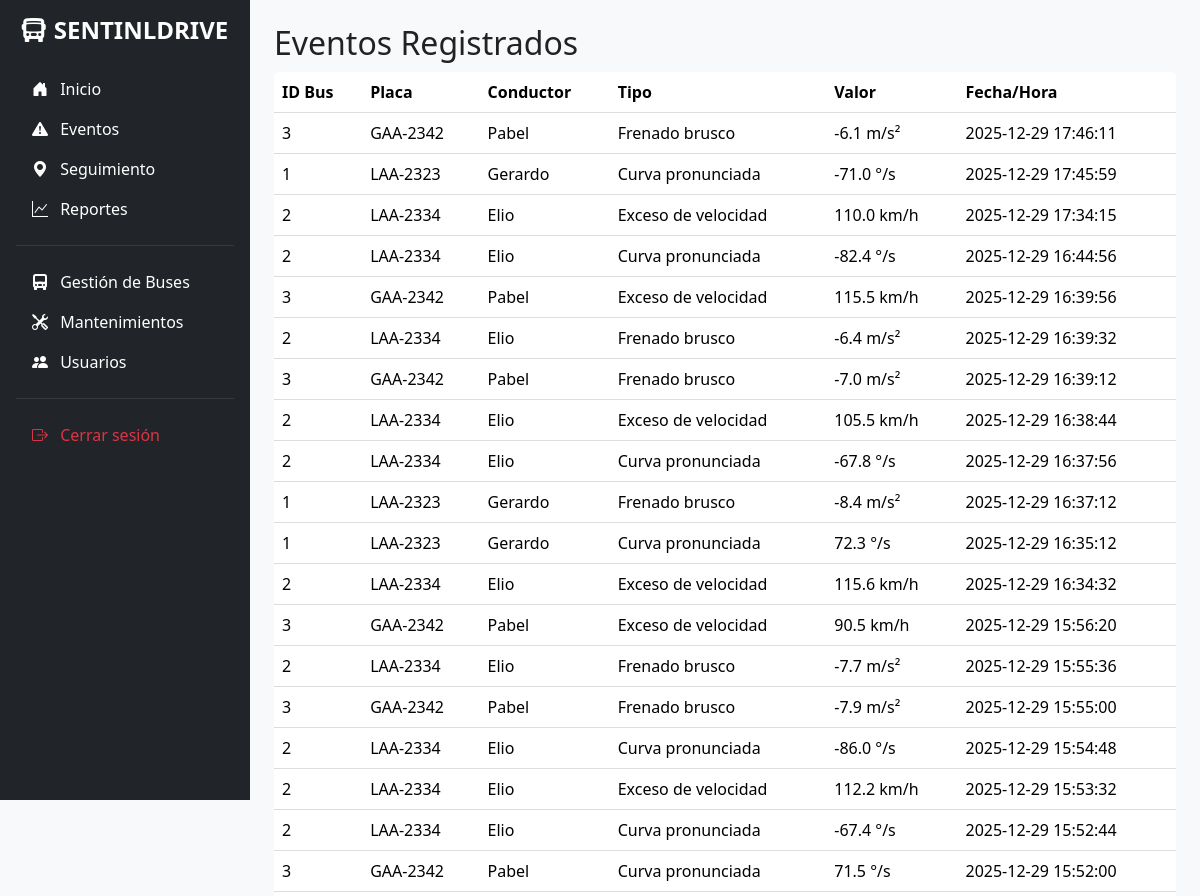
The app's page /events (signed in, upper part), older data.
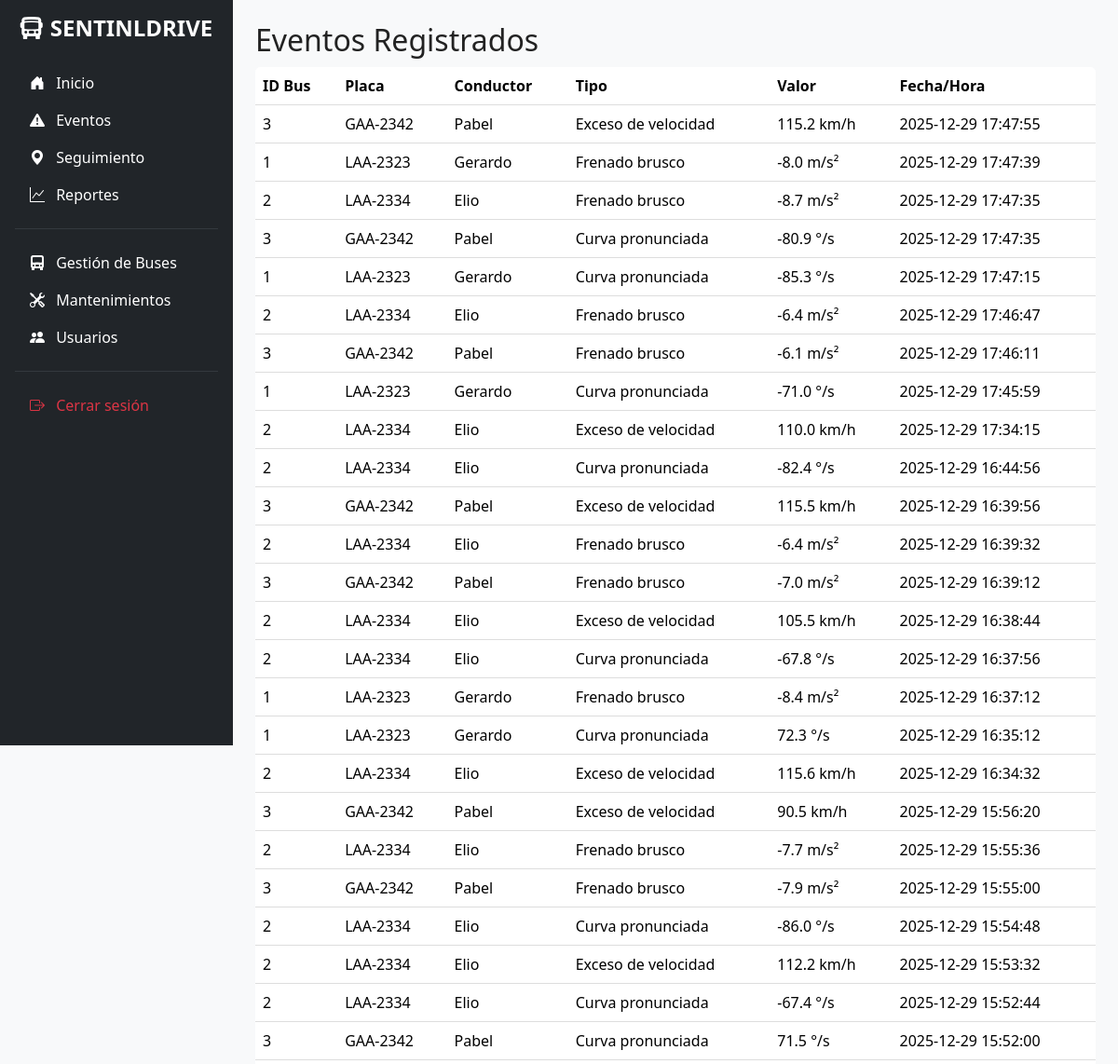
The same page, newer data.
### app/models/event.py (models this page shows)
class Event(db.Model):
    __tablename__ = 'event'
    id = db.Column(db.Integer, primary_key=True)
    bus_id = db.Column(db.Integer, db.ForeignKey('bus.id'), nullable=False)
    type = db.Column(db.String(50), nullable=False)
    value = db.Column(db.Float)
    timestamp = db.Column(db.DateTime, default=datetime.utcnow, nullable=False)

### app/models/bus.py (models this page shows)
class Bus(db.Model):
    __tablename__ = 'bus'
    id = db.Column(db.Integer, primary_key=True)
    plate = db.Column(db.String(20), nullable=False, unique=True)
    driver = db.Column(db.String(50))
    status = db.Column(db.String(20), default="Activo")
    events = db.relationship('Event', backref='bus', lazy=True)
    locations = db.relationship('Location', backref='bus', lazy=True)
    maintenances = db.relationship('Maintenance', backref='bus', lazy=True)

### app/routes/events.py (the view)
@events_bp.route("/events")
@login_required
def events():
    all_events = Event.query.order_by(Event.timestamp.desc()).limit(200).all()
    return render_template("events.html", events=all_events)

### app/templates/events.html (shortened to what this page needs)
{% extends "base.html" %}
{% block content %}
<h2>Eventos Registrados</h2>
<table class="table table-hover">
    <thead>
        <tr>
            <th>ID Bus</th>
            <th>Placa</th>
            <th>Conductor</th>
            <th>Tipo</th>
            <th>Valor</th>
            <th>Fecha/Hora</th>
        </tr>
    </thead>
    <tbody>
        {% for e in events %}
        <tr>
            <td>{{ e.bus.id }}</td>
            <td>{{ e.bus.plate }}</td>
            <td>{{ e.bus.driver }}</td>
            <td>{{ e.type }}</td>
            <td>
                {% if e.type == 'Frenado brusco' %}
                    {{ e.value }} m/s²
                {% elif e.type == 'Curva pronunciada' %}
                    {{ e.value }} °/s
                {% else %}
                    {{ e.value }} km/h
                {% endif %}
            </td>
            <td>{{ e.timestamp.strftime('%Y-%m-%d %H:%M:%S') }}</td>
        </tr>
        {% endfor %}
    </tbody>
</table>
{% endblock %}

### app/templates/base.html (shortened to what this page needs)
<!DOCTYPE html>
<html lang="es">
<head>
    <link href="https://cdn.jsdelivr.net/npm/bootstrap@5.3.3/dist/css/bootstrap.min.css"
          rel="stylesheet"
>
    <link rel="stylesheet" href="https://cdn.jsdelivr.net/npm/bootstrap-icons@1.11.3/font/bootstrap-icons.min.css">
    <link rel="stylesheet" href="{{ url_for('static', filename='css/style.css') }}">
</head>
<body class="bg-light">
<div class="d-flex">
    <div class="bg-dark text-white p-3 vh-100 position-fixed" style="width: 250px; overflow-y: auto;">
        <h4 class="text-center mb-4 fw-bold">
            <i class="bi bi-bus-front-fill me-2"></i>SENTINLDRIVE
        </h4>
        <ul class="nav flex-column">
            <li class="nav-item">
                <a href="{{ url_for('dashboard.dashboard') }}" class="nav-link text-white {% if request.path == url_for('dashboard.dashboard') %}active{% endif %}">
                    <i class="bi bi-house-door-fill me-2"></i> Inicio
                </a>
            </li>
            <li class="nav-item">
                <a href="{{ url_for('events.events') }}" class="nav-link text-white {% if request.path == url_for('events.events') %}active{% endif %}">
                    <i class="bi bi-exclamation-triangle-fill me-2"></i> Eventos
                </a>
            </li>
            <li class="nav-item">
                <a href="{{ url_for('tracking.tracking') }}" class="nav-link text-white {% if request.path == url_for('tracking.tracking') %}active{% endif %}">
                    <i class="bi bi-geo-alt-fill me-2"></i> Seguimiento
                </a>
            </li>
            <li class="nav-item">
                <a href="{{ url_for('reports.reports') }}" class="nav-link text-white {% if request.path == url_for('reports.reports') %}active{% endif %}">
                    <i class="bi bi-graph-up me-2"></i> Reportes
                </a>
            </li>
            {% if session.get('role')|lower == 'admin' %}
            <hr class="text-secondary my-3">
            <li class="nav-item">
                <a href="{{ url_for('buses.buses') }}" class="nav-link text-white {% if request.path == url_for('buses.buses') %}active{% endif %}">
                    <i class="bi bi-truck-front-fill me-2"></i> Gestión de Buses
                </a>
            </li>
            <li class="nav-item">
                <a href="{{ url_for('maintenance.maintenance') }}" class="nav-link text-white {% if request.path == url_for('maintenance.maintenance') %}active{% endif %}">
                    <i class="bi bi-tools me-2"></i> Mantenimientos
                </a>
            </li>
            <li class="nav-item">
                <a href="{{ url_for('users.users') }}" class="nav-link text-white {% if request.path == url_for('users.users') %}active{% endif %}">
                    <i class="bi bi-people-fill me-2"></i> Usuarios
                </a>
            </li>
            {% endif %}
            <hr class="text-secondary my-3">
            <li class="nav-item">
                <a href="{{ url_for('auth.logout') }}" class="nav-link text-danger">
                    <i class="bi bi-box-arrow-right me-2"></i> Cerrar sesión
                </a>
            </li>
        </ul>
    </div>
    <div class="flex-fill p-4" style="margin-left: 250px;">
        {% block content %}{% endblock %}
    </div>
</div>
</body>
</html>

### static/css/style.css (style rules this page uses)
body { font-family: Arial; background: #f7f7f7; margin: 0; }
table { width: 100%; background: white; border-collapse: collapse; }
th, td { border-bottom: 1px solid #ddd; padding: 10px; text-align: left; }
body { font-family: 'Segoe UI', sans-serif; margin: 0; background: #f5f6fa; color: #222; }
table { width: 100%; background: white; border-collapse: collapse; margin-top: 10px; border-radius: 6px; overflow: hidden; }
th, td { padding: 10px; border-bottom: 1px solid #ddd; }
th { background: #e2e8f0; }

Row changes from the older to the newer data that the page shows:
added Event: bus.id "3", bus.plate "GAA-2342", bus.driver "Pabel", type "Exceso de velocidad", value "115.2", timestamp "2025-12-29 17:47:55"
added Event: bus.id "1", bus.plate "LAA-2323", bus.driver "Gerardo", type "Frenado brusco", value "-8.0", timestamp "2025-12-29 17:47:39"
added Event: bus.id "2", bus.plate "LAA-2334", bus.driver "Elio", type "Frenado brusco", value "-8.7", timestamp "2025-12-29 17:47:35"
added Event: bus.id "3", bus.plate "GAA-2342", bus.driver "Pabel", type "Curva pronunciada", value "-80.9", timestamp "2025-12-29 17:47:35"
added Event: bus.id "1", bus.plate "LAA-2323", bus.driver "Gerardo", type "Curva pronunciada", value "-85.3", timestamp "2025-12-29 17:47:15"
added Event: bus.id "2", bus.plate "LAA-2334", bus.driver "Elio", type "Frenado brusco", value "-6.4", timestamp "2025-12-29 17:46:47"
